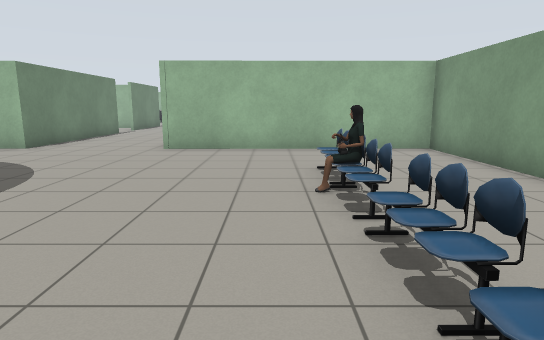
[1] (above)

18 first-person views from a walk through a Gazebo world. The camera is 1.2 m above the floor, tilts 10° down and sees 75° across. The lines on the ground mark 1 m squares. The floor is counted in squares, 1 m on a side. Each view is taken from the middle of a square. On the plan, view 1 faces up. The plan holds only what a view shows up to about 14 squares ahead; the rest is blank. Simple patterns stand in for the simulator's built-in surfaces. Simple shapes stand in for some stock models. Some surface patterns are stand-ins.

[2]
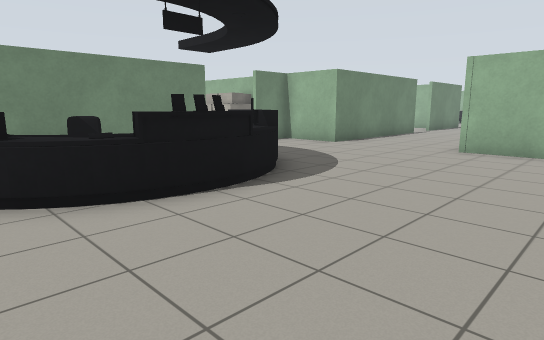

[3]
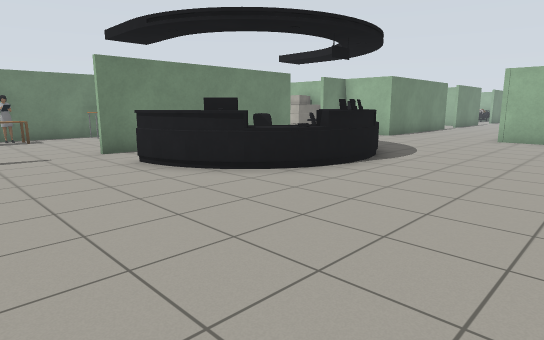

[4]
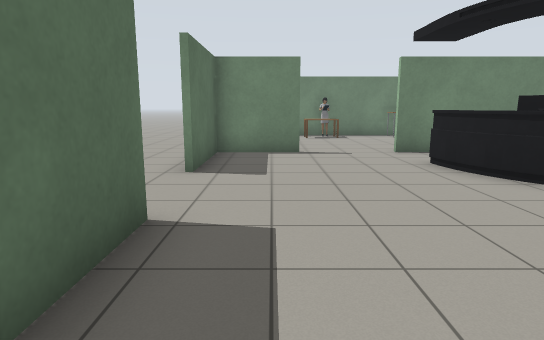

[5]
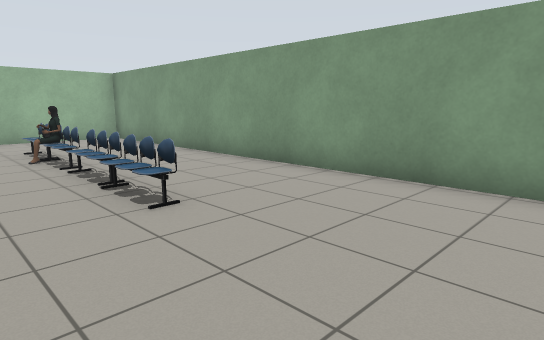

[6]
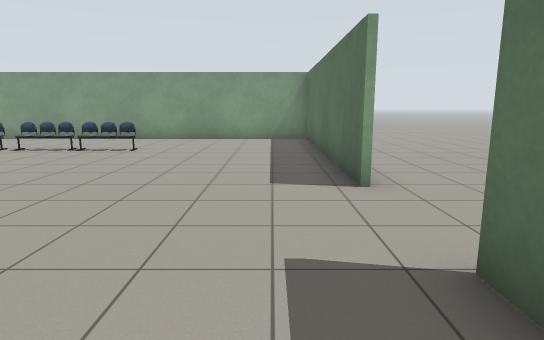

[7]
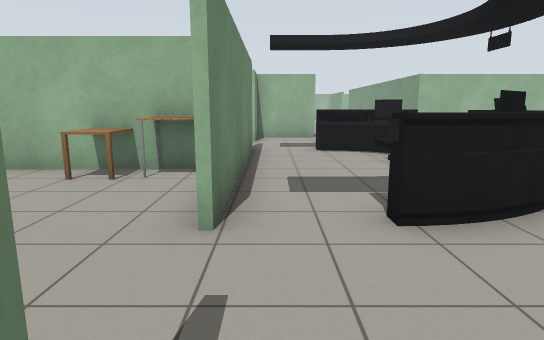

[8]
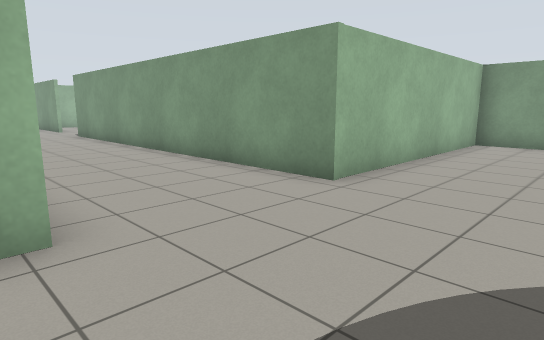

[9]
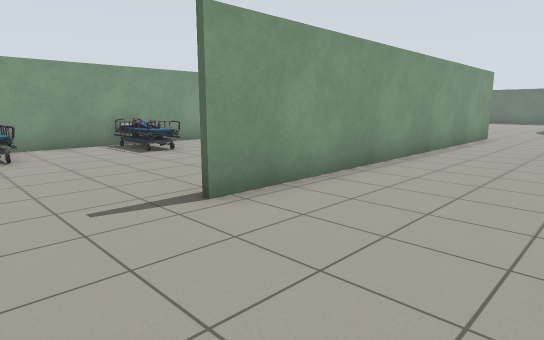

[10]
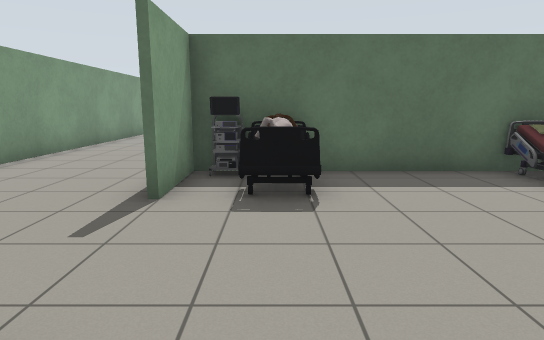

[11]
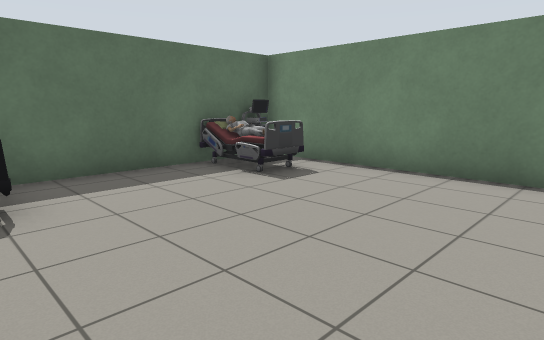

[12]
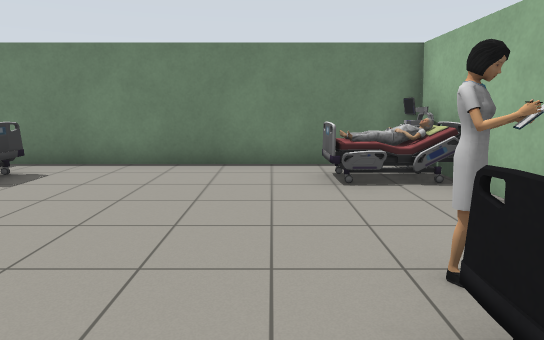

[13]
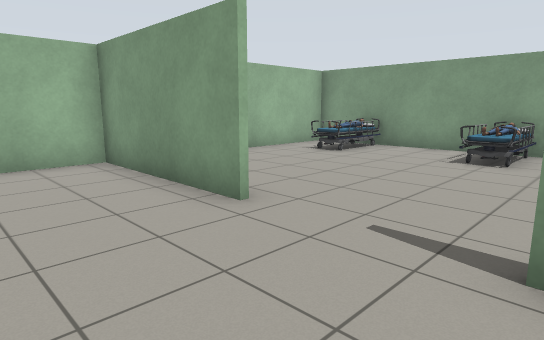

[14]
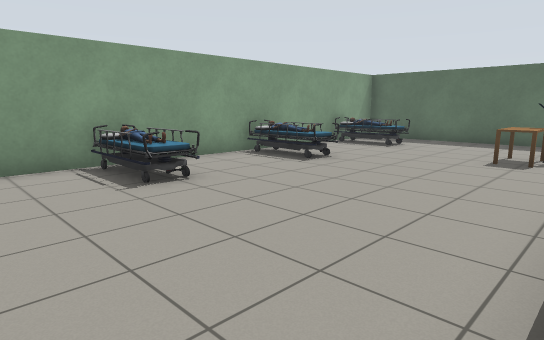

[15]
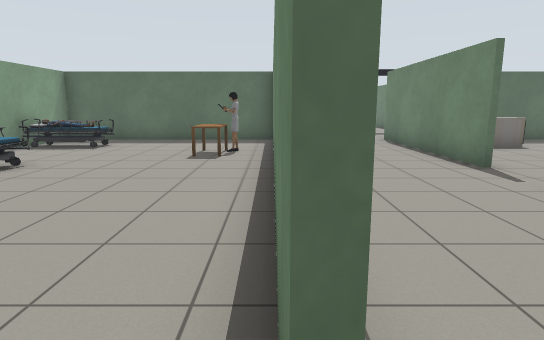

[16]
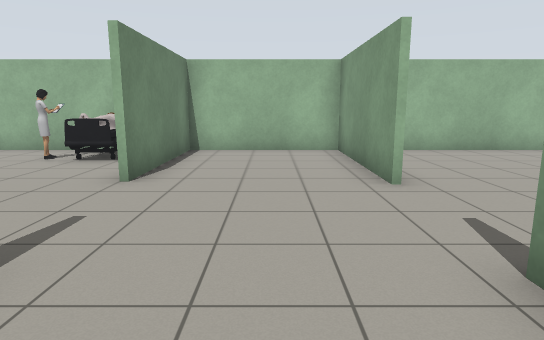

[17]
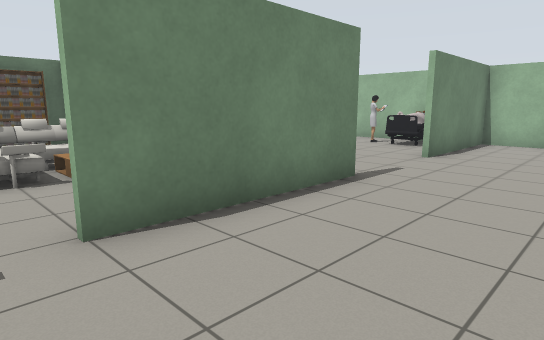

[18]
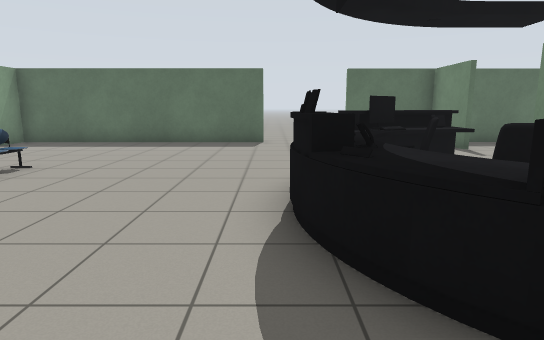

### Floor plan
Points are (right, up) in squares from view 1. A wall is a line through its corners. A room is listed if a view was taken in it or the views show most of it. See-through windows are left out.
Room 1 (views 1, 2, 3, 4, 5, 6, 7, 8, 9, 13, 14, 15, 16, 17, 18)
walls: (-3.1, 10.5) (4.7, 10.6); (-3, 13.6) (-3, 13.1); (-8.3, 10.4) (-9.6, 10.4) (-9.6, 8.8); (-9.6, 6.6) (-9.6, -0.8); (4.7, 10.4) (-3.2, 10.4) (-3.2, 23.4); (-7.3, 17) (-7.3, 12.1); (-10.4, 2.9) (-14.3, 2.9); (-9.6, -3.2) (-9.6, -5.4) (-6.5, -5.4); (-3, 23.4) (-3, 18.1); (-3.8, -5.4) (4.6, -5.4) (4.6, 31.1) (-1.2, 31.1); (-15.6, 0.8) (-15.6, -2); (-7.3, 23.5) (-7.3, 18.9); (-3.2, 26.4) (-3.2, 31.1) (-7.3, 31.1) (-7.3, 26.6); (-13.3, -5.4) (-10.9, -5.4)
ways out: opening at (-7.3, 25) to room 2; opening at (-10, 7.5); opening at (-7, 17.5)
objects: person (-15, -2); other object (-15, 1) to (-15, 2); desk (-14, -2); table (-12, 2) to (-12, 3); table (-11, 2) to (-10, 2); kitchen cabinet (-8, 11) to (-8, 12); person (-7, 0) to (-4, 6); person (-2, 14); desk (-1, 14) to (-1, 15); chair (1, 0) to (1, 1); chair (1, 2) to (1, 3); chair (1, 4); person (1, 5); chair (1, 6) to (1, 7); bed (2, 13) to (4, 13); bed (2, 17) to (4, 17); bed (2, 21) to (4, 21); bed (2, 25) to (4, 25); bed (2, 29) to (4, 29)
Room 2 (views 10, 11, 12)
walls: (-9.4, 31.1) (-13.4, 31.1); (-15.6, 31.1) (-15.6, 21.3) (-7.5, 21.3) (-7.5, 23.5)
ways out: opening at (-7.3, 25) to room 1
objects: cart (-15, 22); person (-14, 22) to (-14, 23); person (-14, 29) to (-14, 31); person (-10, 29) to (-10, 30); person (-9, 22) to (-9, 23); person (-9, 29) to (-9, 31); cart (-8, 22)

Positions as (right, up) in squares from view 1, and headings:
1: (0, 0), facing up
2: (0, 0), facing up-left
3: (0, -4), facing up-left
4: (0, -4), facing left
5: (-1, -4), facing up-right
6: (-9, -4), facing right
7: (-9, -4), facing up
8: (-8, 7), facing up-right
9: (-7, 26), facing down-right
10: (-9, 28), facing down
11: (-9, 28), facing down-left
12: (-8, 28), facing left
13: (-6, 23), facing up-right
14: (-3, 24), facing down-right
15: (-3, 24), facing down
16: (-5, 21), facing up
17: (-4, 18), facing up-left
18: (-4, 7), facing down
